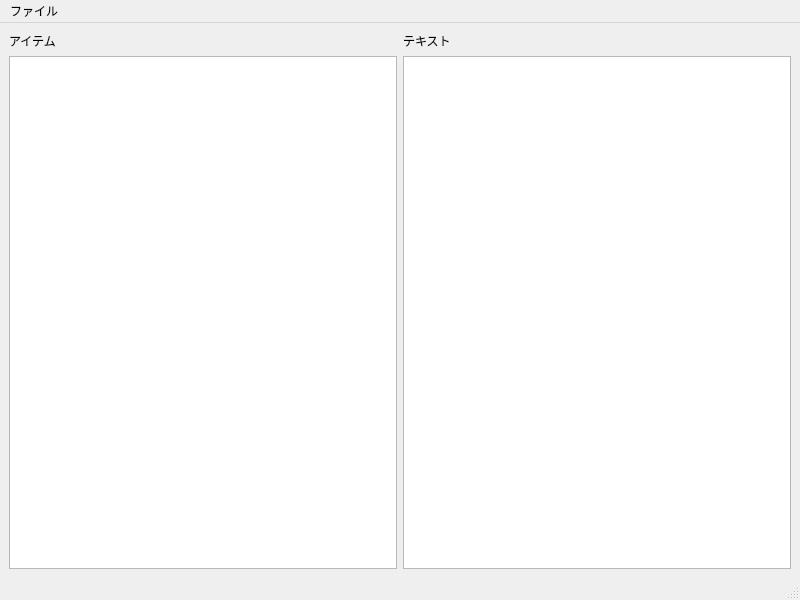
<?xml version="1.0" encoding="UTF-8"?>
<ui version="4.0">
 <class>MainWindow</class>
 <widget class="QMainWindow" name="MainWindow">
  <property name="geometry">
   <rect>
    <x>0</x>
    <y>0</y>
    <width>800</width>
    <height>600</height>
   </rect>
  </property>
  <property name="windowTitle">
   <string>MainWindow</string>
  </property>
  <widget class="QWidget" name="centralwidget">
   <layout class="QHBoxLayout" name="horizontalLayout">
    <item>
     <layout class="QVBoxLayout" name="verticalLayout">
      <item>
       <widget class="QLabel" name="label">
        <property name="text">
         <string>アイテム</string>
        </property>
       </widget>
      </item>
      <item>
       <widget class="QListWidget" name="listWidget">
        <property name="alternatingRowColors">
         <bool>true</bool>
        </property>
       </widget>
      </item>
     </layout>
    </item>
    <item>
     <layout class="QVBoxLayout" name="verticalLayout_2">
      <item>
       <widget class="QLabel" name="label_2">
        <property name="text">
         <string>テキスト</string>
        </property>
       </widget>
      </item>
      <item>
       <widget class="QTextEdit" name="textEdit"/>
      </item>
     </layout>
    </item>
   </layout>
  </widget>
  <widget class="QMenuBar" name="menubar">
   <property name="geometry">
    <rect>
     <x>0</x>
     <y>0</y>
     <width>800</width>
     <height>21</height>
    </rect>
   </property>
   <widget class="QMenu" name="menu">
    <property name="title">
     <string>ファイル</string>
    </property>
    <addaction name="action"/>
    <addaction name="action_2"/>
    <addaction name="action_3"/>
   </widget>
   <addaction name="menu"/>
  </widget>
  <widget class="QStatusBar" name="statusbar"/>
  <action name="action">
   <property name="text">
    <string>開く</string>
   </property>
  </action>
  <action name="action_2">
   <property name="text">
    <string>名前をつけて保存</string>
   </property>
  </action>
  <action name="action_3">
   <property name="text">
    <string>終了</string>
   </property>
  </action>
 </widget>
 <resources/>
 <connections/>
</ui>
